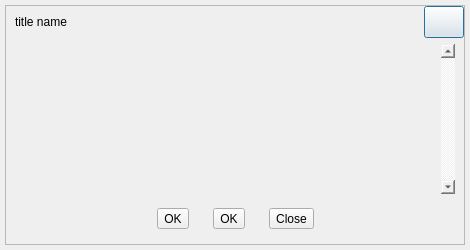
<?xml version="1.0" encoding="UTF-8"?>
<ui version="4.0">
 <class>CMessageBox</class>
 <widget class="QDialog" name="CMessageBox">
  <property name="geometry">
   <rect>
    <x>0</x>
    <y>0</y>
    <width>470</width>
    <height>250</height>
   </rect>
  </property>
  <property name="minimumSize">
   <size>
    <width>0</width>
    <height>0</height>
   </size>
  </property>
  <property name="windowTitle">
   <string>Dialog</string>
  </property>
  <property name="styleSheet">
   <string notr="true"/>
  </property>
  <layout class="QGridLayout" name="gridLayout">
   <property name="leftMargin">
    <number>5</number>
   </property>
   <property name="topMargin">
    <number>5</number>
   </property>
   <property name="rightMargin">
    <number>5</number>
   </property>
   <property name="bottomMargin">
    <number>5</number>
   </property>
   <property name="spacing">
    <number>0</number>
   </property>
   <item row="0" column="0">
    <widget class="QWidget" name="centerWin" native="true">
     <property name="styleSheet">
      <string notr="true"/>
     </property>
     <layout class="QGridLayout" name="gridLayout_2">
      <property name="leftMargin">
       <number>0</number>
      </property>
      <property name="topMargin">
       <number>0</number>
      </property>
      <property name="rightMargin">
       <number>0</number>
      </property>
      <property name="bottomMargin">
       <number>0</number>
      </property>
      <item row="0" column="0">
       <widget class="QFrame" name="mainframe">
        <property name="styleSheet">
         <string notr="true"/>
        </property>
        <property name="frameShape">
         <enum>QFrame::StyledPanel</enum>
        </property>
        <property name="frameShadow">
         <enum>QFrame::Raised</enum>
        </property>
        <layout class="QVBoxLayout" name="verticalLayout_4">
         <property name="leftMargin">
          <number>0</number>
         </property>
         <property name="topMargin">
          <number>0</number>
         </property>
         <property name="rightMargin">
          <number>0</number>
         </property>
         <property name="bottomMargin">
          <number>0</number>
         </property>
         <item>
          <layout class="QVBoxLayout" name="verticalLayout_3">
           <item>
            <layout class="QHBoxLayout" name="horizontalLayout_5">
             <property name="leftMargin">
              <number>9</number>
             </property>
             <item>
              <widget class="QLabel" name="label_titleName">
               <property name="text">
                <string>title name</string>
               </property>
              </widget>
             </item>
             <item>
              <spacer name="horizontalSpacer_3">
               <property name="orientation">
                <enum>Qt::Horizontal</enum>
               </property>
               <property name="sizeHint" stdset="0">
                <size>
                 <width>40</width>
                 <height>20</height>
                </size>
               </property>
              </spacer>
             </item>
             <item>
              <widget class="QPushButton" name="cancelButton">
               <property name="minimumSize">
                <size>
                 <width>32</width>
                 <height>32</height>
                </size>
               </property>
               <property name="maximumSize">
                <size>
                 <width>16777215</width>
                 <height>16777215</height>
                </size>
               </property>
               <property name="styleSheet">
                <string notr="true"/>
               </property>
               <property name="text">
                <string/>
               </property>
              </widget>
             </item>
            </layout>
           </item>
           <item>
            <layout class="QVBoxLayout" name="verticalLayout">
             <property name="spacing">
              <number>9</number>
             </property>
             <property name="leftMargin">
              <number>9</number>
             </property>
             <property name="topMargin">
              <number>0</number>
             </property>
             <property name="rightMargin">
              <number>9</number>
             </property>
             <property name="bottomMargin">
              <number>9</number>
             </property>
             <item>
              <widget class="QScrollArea" name="scrollArea">
               <property name="styleSheet">
                <string notr="true">border:hidden;</string>
               </property>
               <property name="verticalScrollBarPolicy">
                <enum>Qt::ScrollBarAlwaysOn</enum>
               </property>
               <property name="widgetResizable">
                <bool>true</bool>
               </property>
               <widget class="QWidget" name="scrollAreaWidgetContents">
                <property name="geometry">
                 <rect>
                  <x>0</x>
                  <y>0</y>
                  <width>417</width>
                  <height>144</height>
                 </rect>
                </property>
                <layout class="QVBoxLayout" name="verticalLayout_2">
                 <item>
                  <widget class="QLabel" name="helpMessageLabel">
                   <property name="cursor">
                    <cursorShape>IBeamCursor</cursorShape>
                   </property>
                   <property name="textFormat">
                    <enum>Qt::PlainText</enum>
                   </property>
                   <property name="wordWrap">
                    <bool>true</bool>
                   </property>
                   <property name="openExternalLinks">
                    <bool>true</bool>
                   </property>
                   <property name="textInteractionFlags">
                    <set>Qt::LinksAccessibleByMouse|Qt::TextSelectableByKeyboard|Qt::TextSelectableByMouse</set>
                   </property>
                  </widget>
                 </item>
                </layout>
               </widget>
              </widget>
             </item>
             <item>
              <widget class="QFrame" name="frame">
               <property name="minimumSize">
                <size>
                 <width>0</width>
                 <height>32</height>
                </size>
               </property>
               <property name="styleSheet">
                <string notr="true">QFrame#frame,
QFrame#frame_2
{
border:hidden;
}</string>
               </property>
               <property name="frameShape">
                <enum>QFrame::StyledPanel</enum>
               </property>
               <property name="frameShadow">
                <enum>QFrame::Raised</enum>
               </property>
               <layout class="QHBoxLayout" name="horizontalLayout">
                <property name="spacing">
                 <number>0</number>
                </property>
                <property name="leftMargin">
                 <number>0</number>
                </property>
                <property name="topMargin">
                 <number>0</number>
                </property>
                <property name="rightMargin">
                 <number>0</number>
                </property>
                <property name="bottomMargin">
                 <number>0</number>
                </property>
                <item>
                 <spacer name="horizontalSpacer">
                  <property name="orientation">
                   <enum>Qt::Horizontal</enum>
                  </property>
                  <property name="sizeHint" stdset="0">
                   <size>
                    <width>108</width>
                    <height>20</height>
                   </size>
                  </property>
                 </spacer>
                </item>
                <item>
                 <widget class="QToolButton" name="okButton">
                  <property name="focusPolicy">
                   <enum>Qt::NoFocus</enum>
                  </property>
                  <property name="text">
                   <string>OK</string>
                  </property>
                 </widget>
                </item>
                <item>
                 <widget class="QFrame" name="frame_2">
                  <property name="minimumSize">
                   <size>
                    <width>80</width>
                    <height>0</height>
                   </size>
                  </property>
                  <property name="styleSheet">
                   <string notr="true"/>
                  </property>
                  <property name="frameShape">
                   <enum>QFrame::StyledPanel</enum>
                  </property>
                  <property name="frameShadow">
                   <enum>QFrame::Raised</enum>
                  </property>
                  <layout class="QGridLayout" name="gridLayout_3">
                   <property name="leftMargin">
                    <number>0</number>
                   </property>
                   <property name="topMargin">
                    <number>0</number>
                   </property>
                   <property name="rightMargin">
                    <number>0</number>
                   </property>
                   <property name="bottomMargin">
                    <number>0</number>
                   </property>
                   <property name="spacing">
                    <number>0</number>
                   </property>
                   <item row="0" column="0">
                    <widget class="QToolButton" name="okButton2">
                     <property name="focusPolicy">
                      <enum>Qt::NoFocus</enum>
                     </property>
                     <property name="text">
                      <string>OK</string>
                     </property>
                    </widget>
                   </item>
                  </layout>
                 </widget>
                </item>
                <item>
                 <widget class="QToolButton" name="closeButton">
                  <property name="focusPolicy">
                   <enum>Qt::NoFocus</enum>
                  </property>
                  <property name="text">
                   <string>Close</string>
                  </property>
                 </widget>
                </item>
                <item>
                 <spacer name="horizontalSpacer_4">
                  <property name="orientation">
                   <enum>Qt::Horizontal</enum>
                  </property>
                  <property name="sizeHint" stdset="0">
                   <size>
                    <width>108</width>
                    <height>20</height>
                   </size>
                  </property>
                 </spacer>
                </item>
               </layout>
              </widget>
             </item>
            </layout>
           </item>
          </layout>
         </item>
        </layout>
       </widget>
      </item>
     </layout>
    </widget>
   </item>
  </layout>
 </widget>
 <resources/>
 <connections/>
</ui>
